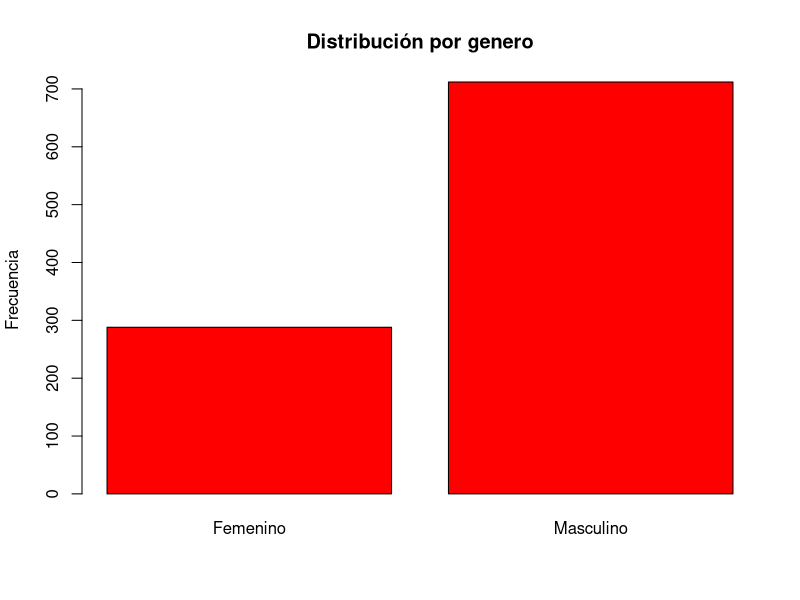
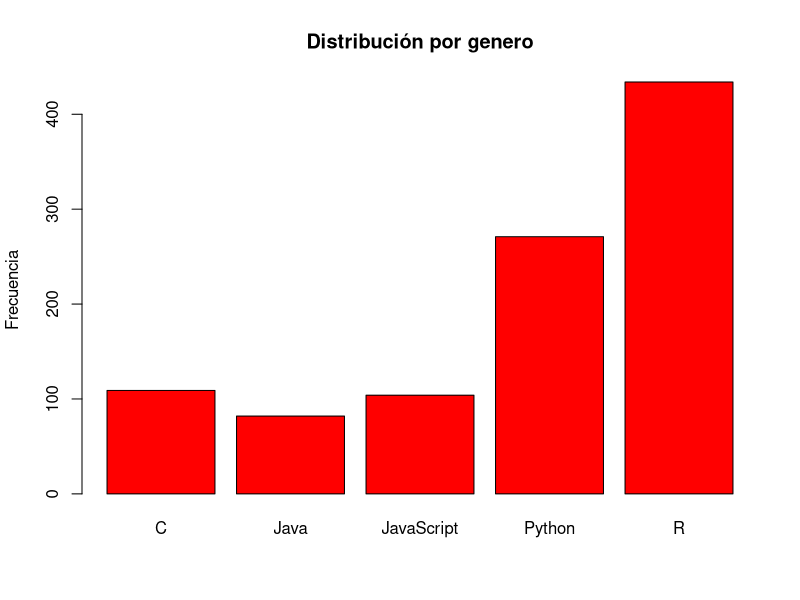
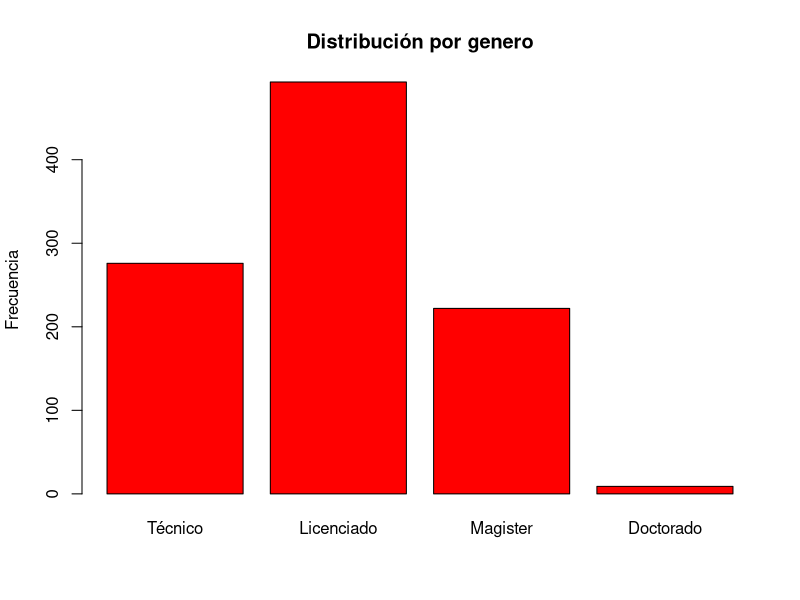
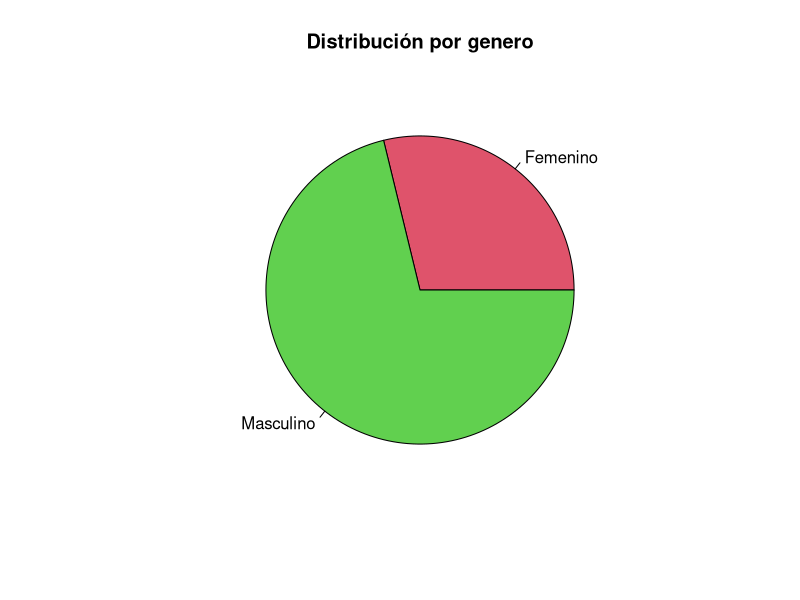
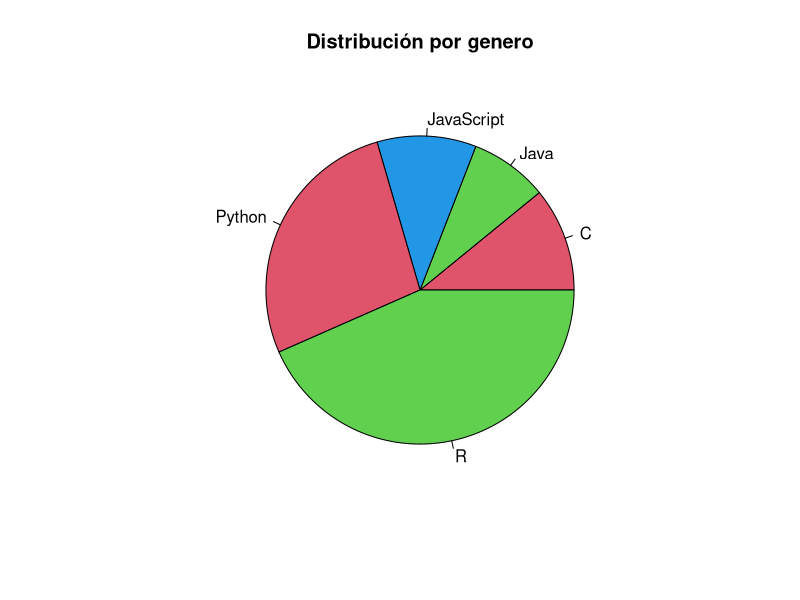
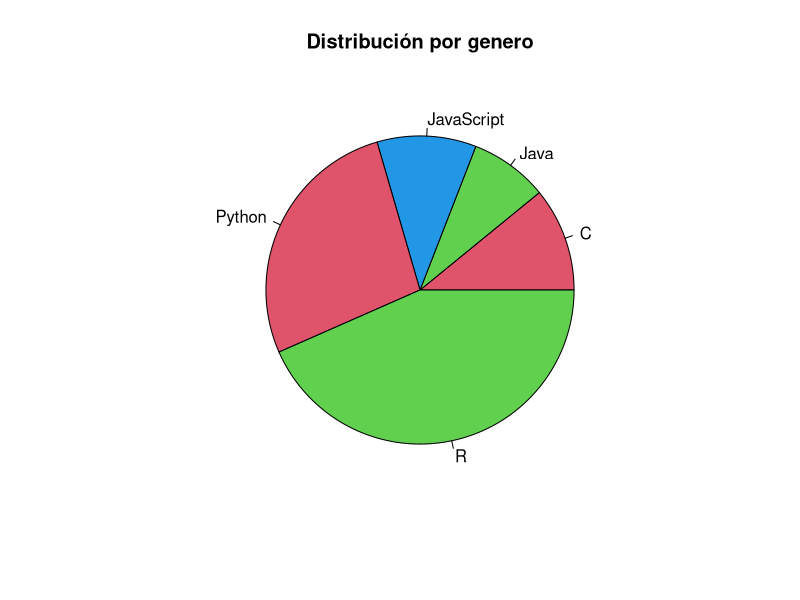

Recreate these plots in R, in order.
library(readxl)
setwd("/home/miitsuki/Escritorio/Proyectos/UDA - r/formacion 3")
bd_programadores <- read_excel("bd_programadores.xlsx")

str(bd_programadores)

# Variables cualitativas 
# Nominales: genero - lenguaje_preferido
# Ordinales: nivel_educativo

# Variables cuantitativas
# Discretas: Edad - horas_trabajo_semanal - proyectos_realizados 
# - salario_mensual

bd_programadores$genero <- as.factor(bd_programadores$genero)
bd_programadores$lenguaje_preferido <- as.factor(bd_programadores$lenguaje_preferido)
bd_programadores$nivel_educativo <- as.factor(bd_programadores$nivel_educativo)


tabla_genero <- table(bd_programadores$genero)
prop_genero <- prop.table(tabla_genero)
percent_genero <- prop_genero * 100

tabla_lp <- table(bd_programadores$lenguaje_preferido)
prop_lp <- prop.table(tabla_lp)
percent_lp <- prop_lp * 100

tabla_ne <- table(bd_programadores$nivel_educativo)
prop_ne <- prop.table(tabla_ne)
percent_ne <- prop_ne * 100

# Graficos de barras
barplot(tabla_genero, col = "red", 
        main = "Distribución por genero", 
        ylab = "Frecuencia",)

barplot(tabla_lp, col = "red", 
        main = "Distribución por genero", 
        ylab = "Frecuencia")

orden <- c("Técnico", "Licenciado", "Magister", "Doctorado")
barplot(tabla_ne[orden], col = "red", 
        main = "Distribución por genero", 
        ylab = "Frecuencia")

# Graficos torta
pie(c(288, 712),
    main = "Distribución por genero",
    labels = c("Femenino", "Masculino"),
    col = 2:4)

pie(c(109, 82, 104, 271, 434),
    main = "Distribución por genero",
    labels = c("C", "Java", "JavaScript", "Python", "R"),
    col= 2:4)
  
pie(c(109, 82, 104, 271, 434),
    main = "Distribución por genero",
    labels = c("C", "Java", "JavaScript", "Python", "R"),
    col= 2:4)